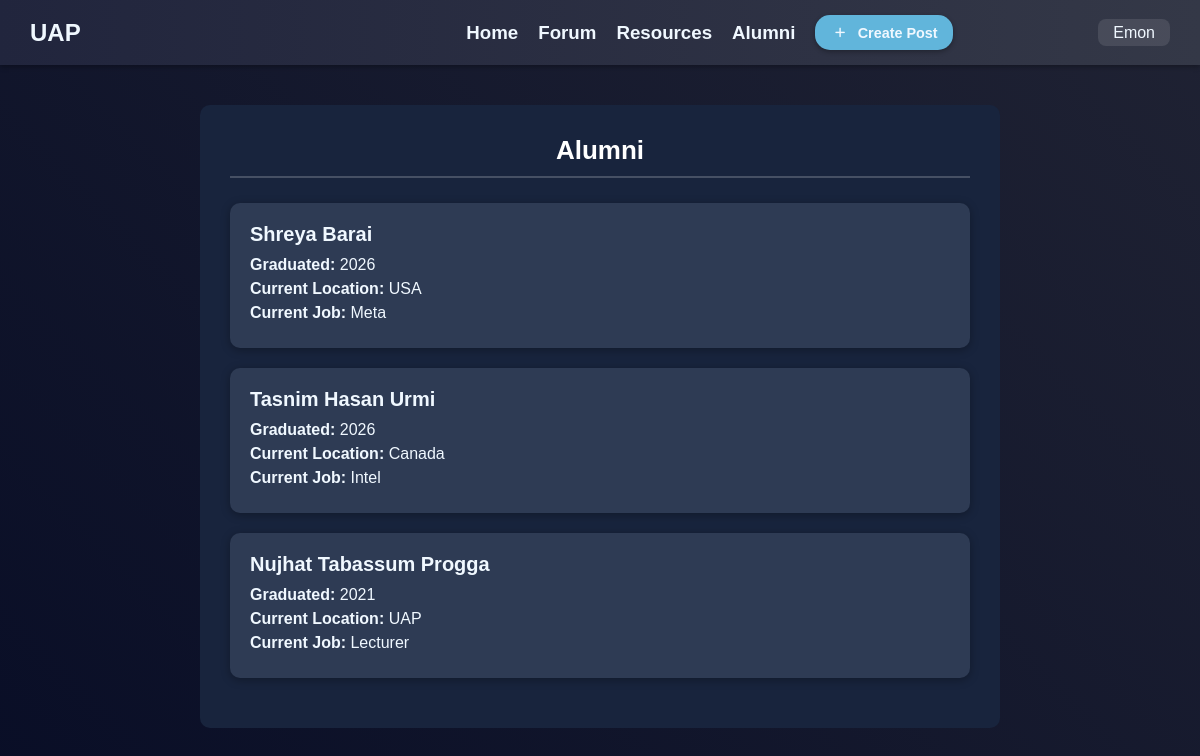
The app's page /alumni/ (signed in) with its own data.
### authenticate/models.py (models this page shows, shortened)
class Alumni(models.Model):
    name = models.CharField(max_length=100)
    graduation_year = models.IntegerField()
    current_location = models.CharField(max_length=100)
    current_job = models.CharField(max_length=100)

### authenticate/views.py (the view)
# urls.py: path('alumni/', acc_views.alumni_section, name='alumni_section'),
def alumni_section(request):
    alumni_list = Alumni.objects.all()
    context = {
        'alumni_list': alumni_list,
    }
    return render(request, 'Home/alumni_section.html', context)

### template/Home/alumni_section.html (shortened to what this page needs)
{% extends 'base.html' %}
{% load static %}
{% block content %}
  <div class="page-wrapper">
    <div class="alumni-section">
      <h3>Alumni</h3>
      {% for alumni in alumni_list %}
        <div class="alumni-card">
          <div class="alumni-name">{{ alumni.name }}</div>
          <div class="alumni-details">
            <p><strong>Graduated:</strong> {{ alumni.graduation_year }}</p>
            <p><strong>Current Location:</strong> {{ alumni.current_location }}</p>
            <p><strong>Current Job:</strong> {{ alumni.current_job }}</p>
          </div>
        </div>
      {% empty %}
        <p class="no-alumni-message">No alumni data available.</p>
      {% endfor %}
    </div>
  </div>
{% endblock %}

### template/navbar.html (shortened to what this page needs)
<!DOCTYPE html>
<html lang="en">
  <head>
    <link href="https://fonts.cdnfonts.com/css/gilroy-bold" rel="stylesheet" />
  </head>
  <body>
    <div class="navbar">
      <h2>UAP</h2>
      <div class="center">
        <div class="section">
          <a href="{% url 'home' %}" class="section-link"><h3>Home</h3></a>
          <a href="{% url 'forum' %}" class="section-link"><h3>Forum</h3></a>
          <a href="{% url 'resources' %}" class="section-link"><h3>Resources</h3></a>
          <a href="{% url 'alumni_section' %}" class="section-link"><h3>Alumni</h3></a>
          <a href="{% url 'createpost' %}" class="button">
          <button class="create-post">
               <span class="material-symbols-rounded">add</span>
                <h4>Create Post</h4>
          </button>
        </a>
        </div>
      </div>
      <div class="profile">
        <div class="dropdown">
          <a href="#" class="profile-name">{{ request.user }}</a>
        </div>
      </div>
    </div>
  </body>
</html>

### static/css/nav.css (style rules this page uses)
* { margin: 0; padding: 0; box-sizing: border-box; font-family: "Gilroy", sans-serif; text-decoration: none; }
.navbar { background: linear-gradient(to right, #21253d, #343847); display: flex; align-items: center; justify-content: space-between; padding: 15px 30px; box-shadow: 0 2px 5px rgba(0, 0, 0, 0.3); }
.navbar h2 { color: aliceblue; }
.section { display: flex; align-items: center; gap: 20px; margin-left: 15rem; }
.section-link { color: aliceblue; position: relative; transition: color 0.3s; }
.section-link::after { content: ""; position: absolute; bottom: -5px; left: 50%; width: 0; height: 3px; background-color: aliceblue; border-radius: 2px; transition: width 0.3s ease, transform 0.3s; transform: translateX(-50%); }
.create-post { background-color: #61b5db; border: none; padding: 8px 15px; color:aliceblue; border-radius: 15px; display: flex; align-items: center; gap: 8px; cursor: pointer; transition: transform 0.2s ease, box-shadow 0.3s ease; box-shadow: 0 2px 5px rgba(0, 0, 0, 0.3); font-size: 0.9rem; }
.create-post h4 { color:aliceblue }
.create-post span { color:aliceblue }
.create-post span { font-size: 1.2rem; transition: transform 0.3s ease; }
.profile { display: flex; align-items: center; justify-content: flex-end; gap: 15px; }
.profile-name { color: aliceblue; font-size: 1rem; padding: 5px 15px; border-radius: 8px; background-color: rgba(255, 255, 255, 0.1); transition: background-color 0.3s ease; }
.dropdown { position: relative; }

### template/base.html (style rules this page uses)
body { margin: 0; padding: 0; font-family: Arial, sans-serif; background: linear-gradient(to right, #060b26, #2a2c39); color: #ffffff; }

### template/Home/alumni_section.html (style rules this page uses)
* { margin: 0; padding: 0; box-sizing: border-box; }
body { background: linear-gradient(45deg, #080d26, #1f2233); font-family: Arial, Helvetica, sans-serif; color: aliceblue; }
.page-wrapper { min-height: 100vh; display: flex; justify-content: center; align-items: flex-start; padding: 40px 20px; }
.alumni-section { background: #18243d; border-radius: 10px; padding: 30px; width: 100%; max-width: 800px; overflow-y: auto; }
.alumni-section h3 { font-size: 26px; font-weight: bold; margin-bottom: 25px; color: #ffffff; text-align: center; border-bottom: 2px solid #ffffff33; padding-bottom: 10px; }
.alumni-card { background-color: #2e3b54; border-radius: 10px; padding: 20px; margin-bottom: 20px; box-shadow: 0 2px 10px rgba(0, 0, 0, 0.3); transition: transform 0.3s ease; }
.alumni-name { font-size: 20px; font-weight: bold; margin-bottom: 10px; }
.alumni-details p { margin: 6px 0; }

### records on screen
Alumni: name "Shreya Barai", graduation_year "2026", current_location "USA", current_job "Meta"
Alumni: name "Tasnim Hasan Urmi", graduation_year "2026", current_location "Canada", current_job "Intel"
Alumni: name "Nujhat Tabassum Progga", graduation_year "2021", current_location "UAP", current_job "Lecturer"

### other values on screen
{{ request.user }} "Emon"
